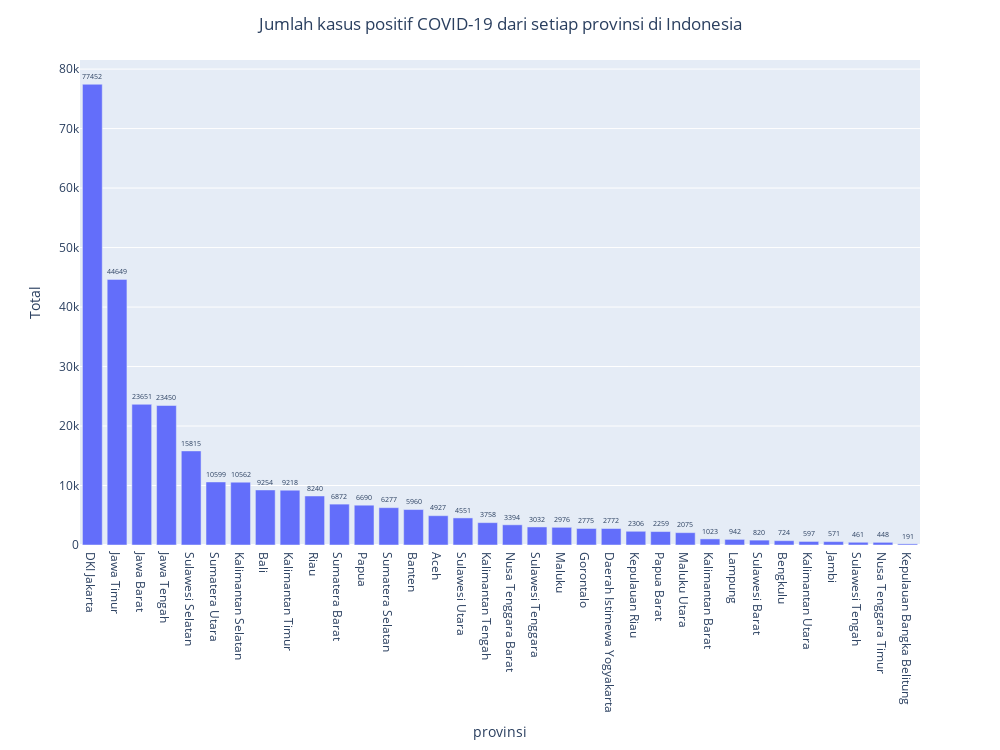

The notebook cell this image was saved under:
### Code cell
fig1 = px.bar(berdasarkan_positif, x=berdasarkan_positif.provinsi, y='kasusPosi'
              , text='kasusPosi', hover_name=berdasarkan_positif.index)
fig1.update_traces(texttemplate='%{text:}', textposition='outside')
fig1.update_layout(uniformtext_minsize=4, uniformtext_mode='show', width=1000, height=750, xaxis_title="provinsi"
                   , yaxis_title="Total", title_text='Jumlah kasus positif COVID-19 dari setiap provinsi di Indonesia', title_x=0.5)
fig1.show()

### Figure 1 — Plotly figure (JSON) as saved in the notebook; plotly's stock layout.template omitted (floating-point values rounded to 4 significant figures)
{"data": [{"alignmentgroup": "True", "hovertemplate": "<b>%{hovertext}</b><br><br>provinsi=%{x}<br>kasusPosi=%{text}<extra></extra>", "hovertext": [0, 1, 2, 3, 4, 5, 6, 7, 8, 9, 10, 11, 12, 13, 14, 15, 16, 17, 18, 19, 20, 21, 22, 23, 24, 25, 26, 27, 28, 29, 30, 31, 32, 33], "legendgroup": "", "marker": {"color": "#636efa"}, "name": "", "offsetgroup": "", "orientation": "v", "showlegend": false, "text": [77452, 44649, 23651, 23450, 15815, 10599, 10562, 9254, 9218, 8240, 6872, 6690, 6277, 5960, 4927, 4551, 3758, 3394, 3032, 2976, 2775, 2772, 2306, 2259, 2075, 1023, 942, 820, 724, 597, 571, 461, 448, 191], "textposition": "outside", "texttemplate": "%{text:}", "type": "bar", "x": ["DKI Jakarta", "Jawa Timur", "Jawa Barat", "Jawa Tengah", "Sulawesi Selatan", "Sumatera Utara", "Kalimantan Selatan", "Bali", "Kalimantan Timur", "Riau", "Sumatera Barat", "Papua", "Sumatera Selatan", "Banten", "Aceh", "Sulawesi Utara", "Kalimantan Tengah", "Nusa Tenggara Barat", "Sulawesi Tenggara", "Maluku", "Gorontalo", "Daerah Istimewa Yogyakarta", "Kepulauan Riau", "Papua Barat", "Maluku Utara", "Kalimantan Barat", "Lampung", "Sulawesi Barat", "Bengkulu", "Kalimantan Utara", "Jambi", "Sulawesi Tengah", "Nusa Tenggara Timur", "Kepulauan Bangka Belitung"], "xaxis": "x", "y": [77452, 44649, 23651, 23450, 15815, 10599, 10562, 9254, 9218, 8240, 6872, 6690, 6277, 5960, 4927, 4551, 3758, 3394, 3032, 2976, 2775, 2772, 2306, 2259, 2075, 1023, 942, 820, 724, 597, 571, 461, 448, 191], "yaxis": "y"}], "layout": {"barmode": "relative", "height": 750, "legend": {"tracegroupgap": 0}, "margin": {"t": 60}, "title": {"text": "Jumlah kasus positif COVID-19 dari setiap provinsi di Indonesia", "x": 0.5}, "uniformtext": {"minsize": 4, "mode": "show"}, "width": 1000, "xaxis": {"anchor": "y", "domain": [0, 1], "title": {"text": "provinsi"}}, "yaxis": {"anchor": "x", "domain": [0, 1], "title": {"text": "Total"}}}}
